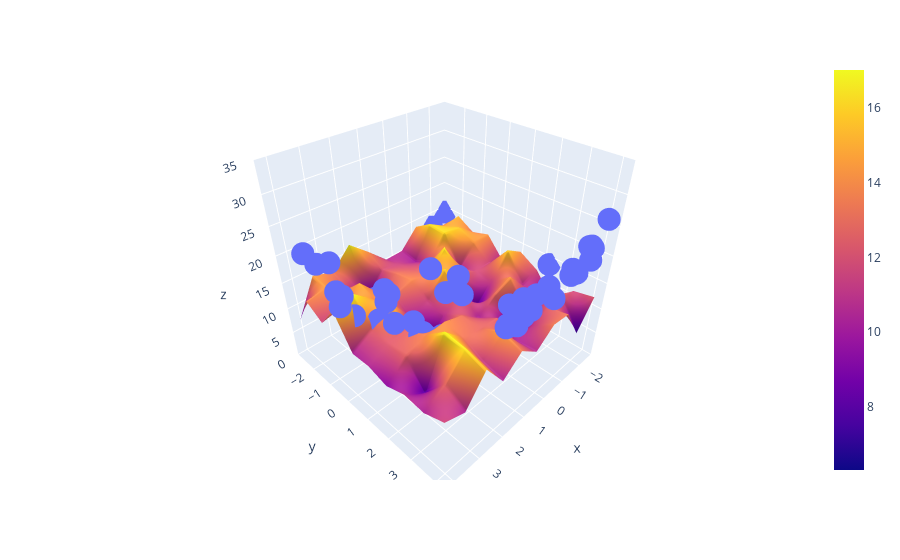

Write notebook code for a chart like this one.
### Code cell
fig = px.scatter_3d(x=x.ravel(), y=y.ravel(), z=z.ravel())

fig.add_trace(go.Surface(x = x_input, y = y_input, z =z_final))

fig.update_layout(scene = dict(zaxis = dict(range=[0,35])))

fig.show()
